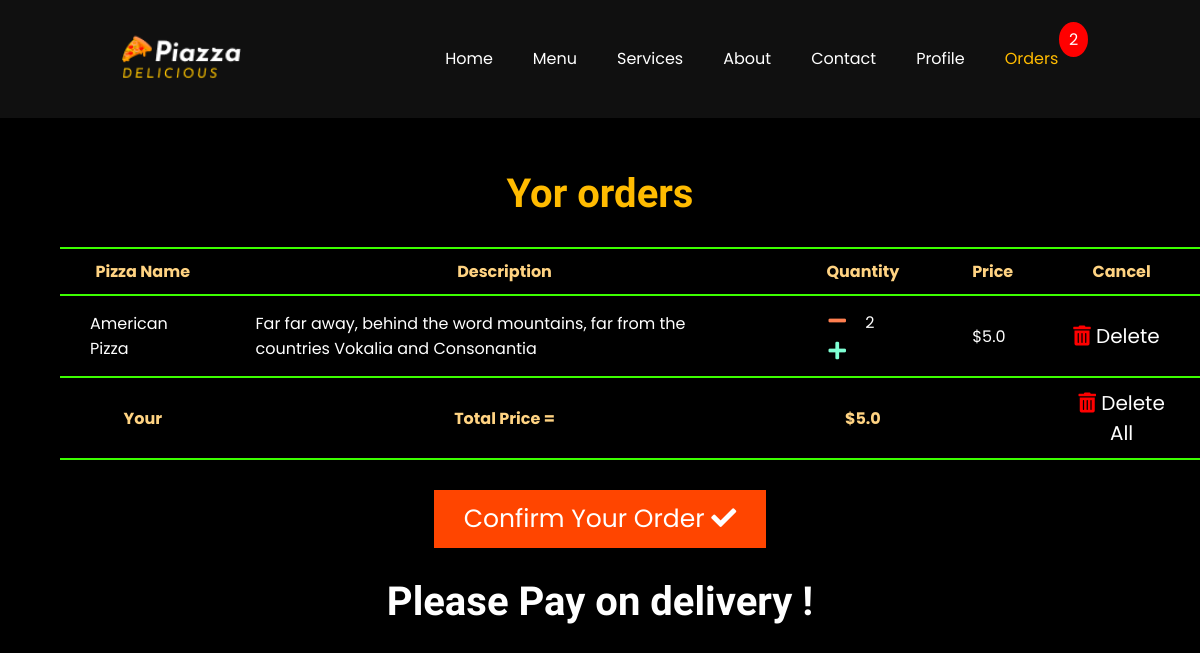
The page /orders/ (signed in) on the database as committed earlier.
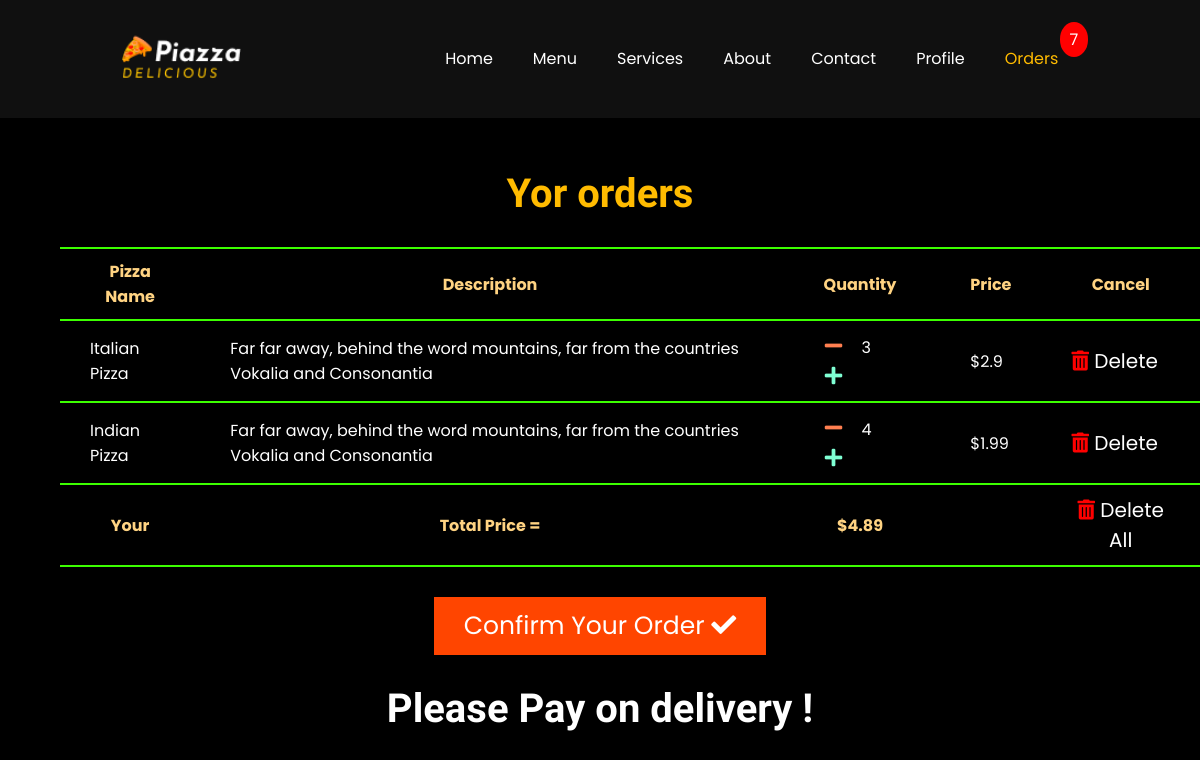
The same page on the database as committed later.
### Home/models.py (models this page shows, shortened)
class Orders(models.Model):
    Pizza_name = models.CharField(max_length=200, default="")
    Pizza_desc = models.CharField(max_length=400, default="")
    Pizza_price = models.FloatField(default=0)
    User = models.ForeignKey(User, on_delete=models.CASCADE)
    order_confirmed = models.BooleanField(default=False)
    quantity = models.IntegerField(default=1)

### Home/views.py (the view)
# urls.py: path('orders/', views.orders, name="orders"),
def orders(request):
    current_username = request.user.username
    user = User.objects.filter(username=current_username).first()
    order = Orders.objects.filter(User=user)
    price_list = []
    for pizza in order:
        price = pizza.Pizza_price
        price_list.append(price)
    total_price = round(sum(price_list), 3)
    current_user = request.user
    ordersOfCurrentUser = Orders.objects.filter(User=current_user)
    totalOrdersList = []
    for pizzaOrder in ordersOfCurrentUser:
        quantity = pizzaOrder.quantity
        totalOrdersList.append(quantity)
    totalOrders = sum(totalOrdersList)
    context = {
        'order':order,
        'total_price':total_price,
        'totalOrders':totalOrders,
    }
    return render(request, "Home/orders.html", context)

### templates/Home/orders.html (shortened to what this page needs)
{% extends 'base.html' %}
{% block active3 %}active{% endblock active3 %}
{% block body %}
<section id="orders">
{% if order %}
    <h1>Yor orders</h1>
    <div class="table__orders__container">
        <div class="table__orders">
            <table>
                <tr>
                    <th>Pizza Name</th>
                    <th>Description</th>
                    <th>Quantity</th>
                    <th>Price</th>
                    <th>Cancel</th>
                </tr>
            {% for pizza in order %}
                <tr>
                    <td>{{pizza.Pizza_name}}</th>
                    <td>{{pizza.Pizza_desc}}</td>
                    <td>
                        <form action="/decreament/" method="POST" class="btn__increament__decreament">
                            <button type="submit"><i class="fas fa-minus"></i></button>
                        </form>
                        {{pizza.quantity}}
                        <form action="/increament/" method="POST" class="btn__increament__decreament">
                            <button type="submit"><i class="fas fa-plus"></i></button>
                        </form>
                    </td>
                    <td>${{pizza.Pizza_price}}</td>
                    <td><form action="/deleteOrder/" method="POST">
                        <button type="submit"><i class="fas fa-trash-alt"></i> Delete</button>
                        </form>
                    </td>
                </tr>
            {% endfor %}
            <tr>
                <th>Your</th>
                <th>Total Price =</th>
                <th>${{total_price}}</th>
                <th></th>
                <th>
                    <form action="/deleteAllOrder/" method="POST">
                        <button type="submit"><i class="fas fa-trash-alt"></i> Delete All</button>
                    </form>
                </th>
            </tr>
            </table>
        </div>
    </div>
    <div class="confirm_orders">
        <form action="/orderConfirmed/" method="POST">
            <button type="submit">Confirm Your Order <i class="fas fa-check"></i></button>
        </form>
    </div>
    <h4>Please Pay on delivery !</h4>
{% else %}
<h4>No Orders Yet ! Plesae Make At Least One <a href="/menu/">Order</a></h4>
{% endif %}
</section>
{% endblock body %}

### templates/base.html (shortened to what this page needs)
{% load static %}
<!DOCTYPE html>
<html lang="en">
<head>
    <link rel="stylesheet" href="https://use.fontawesome.com/releases/v5.15.4/css/all.css">
</head>
<body>
        <header class="header">
            <div id="logo">
                <a href="/">
                    <img src="{% static 'images/logo.png' %}" alt="">
                </a>
            </div>
            <nav id="navbar">
                <ul>
                    <li><a href="/" class="nav__link {% block active1 %}{% endblock active1 %}">home</a></li>
                    <li><a href="/menu/" class="nav__link {% block active2 %}{% endblock active2 %}">menu</a></li>
                    <li><a href="/">services</a></li>
                    <li><a href="/">about</a></li>
                    <li><a href="/">contact</a></li>
                    {% if user.is_authenticated %}
                        <li><a href="/profile/">Profile</a></li>
                    {% else %}
                        <li><a href="/accounts/login/">Login</a></li>
                    {% endif %}
                    <li><a href="/orders/" class="order__link nav__link {% block active3 %}{% endblock active3 %}">Orders
                        {% if totalOrders %}
                            <span class="order__num">
                                {{totalOrders}}
                            </span>
                        {% else %}
                        <span class="order__num">
                               0
                            </span>
                        {% endif %}
                        </a>
                    </li>
                </ul>
            </nav>
        </header>
        {% block body %}{% endblock body %}
</body>
</html>

### templates/base.html (style rules this page uses)
* { margin: 0; padding: 0; box-sizing: border-box; font-family: 'Poppins'; }
html { scroll-behavior: smooth; }
body { background: linear-gradient(rgba(0,0,0,0.6), rgba(0,0,0,0.6)), url('./static/images/bg.webp'); background-repeat: none; background-position: center; background-size: cover; background-attachment: fixed; min-height: 100vh; }
a { text-decoration: none; }
ul { list-style: none; }
.header { width: 100%; background: rgb(16, 16, 16); display: flex; justify-content: space-around; align-items: center; padding: 30px; position: fixed; top: 0; left: 0; z-index: 9999; }
.header #logo a img { width: 120px; }
.header #navbar ul { display: flex; }
.header #navbar ul li { margin: 0 10px; }
.header #navbar ul li a { color: #fff; text-transform: capitalize; padding: 10px; transition: all .4s ease; }
.header #navbar ul li a.active { color: rgb(255, 187, 0); }
i { color: #fff; }
#orders { width: 100%; min-height: 100vh; background: #000; display: flex; flex-direction: column; align-items: center; color: #fff; padding: 170px 30px; }
#orders h1 { font-family: 'Josefin Sans'; font-size: 40px; color: rgb(255, 187, 0); }
#orders .table__orders__container { width: 100%; }
#orders .table__orders__container .table__orders { width: 100%; display: flex; justify-content: center; align-items: center; margin: 30px; }
#orders .table__orders__container .table__orders table { border: 2px solid #fff; border-left: none; border-right: none; border-collapse: collapse; }
#orders .table__orders__container .table__orders table tr > th, td { border: 2px solid rgb(60, 255, 0); border-left: none; border-right: none; padding: 10px 30px; }
#orders .table__orders__container .table__orders table tr > th { color: rgb(255, 211, 130); }
#orders .table__orders__container .table__orders table tr > td { font-weight: normal; }
#orders .table__orders__container .table__orders table tr > td > form button { background: transparent; outline: none; border: none; color: #fff; font-size: 20px; cursor: pointer; }
#orders .table__orders__container .table__orders table tr > td > form button i { color: red; }
#orders .table__orders__container .table__orders table tr > th > form button { background: transparent; outline: none; border: none; color: #fff; font-size: 20px; cursor: pointer; }
#orders .table__orders__container .table__orders table tr > th > form button i { color: red; }
#orders .table__orders__container .table__orders table tr > td > .btn__increament__decreament { display: inline-block; padding: 0 10px; }
#orders .table__orders__container .table__orders table tr > td > .btn__increament__decreament i { color: #fff; cursor: pointer; padding: 5px; }
#orders .table__orders__container .table__orders table tr > td > .btn__increament__decreament .fa-plus { color: aquamarine; }
#orders .table__orders__container .table__orders table tr > td > .btn__increament__decreament .fa-minus { color: coral; }
.order__link { position: relative; }
.order__link .order__num { color: rgb(255, 255, 255); position: absolute; right: -20px; top: -15px; background: red; border-radius: 50%; padding: 5px 10px; }
#orders .confirm_orders form { padding-bottom: 30px; }
#orders .confirm_orders form button { background: orangered; border: none; outline: none; color: #fff; font-size: 25px; padding: 10px 30px; cursor: pointer; }
#orders h4 { text-align: center; color: #fff; font-family: "Nothing You Could Do",cursive; font-size: 40px; }

Rows that differ between the two databases and show on the page:
removed Orders: Pizza_name "American Pizza", Pizza_desc "Far far away, behind the word mountains, far from the countries Vokalia and Consonantia", quantity "2", Pizza_price "5.0"
added Orders: Pizza_name "Italian Pizza", Pizza_desc "Far far away, behind the word mountains, far from the countries Vokalia and Consonantia", quantity "3", Pizza_price "2.9"
added Orders: Pizza_name "Indian Pizza", Pizza_desc "Far far away, behind the word mountains, far from the countries Vokalia and Consonantia", quantity "4", Pizza_price "1.99"
Other text that changed with them:
{{ totalOrders }}: "2" → "7"
{{ total_price }}: "5.0" → "4.89"
